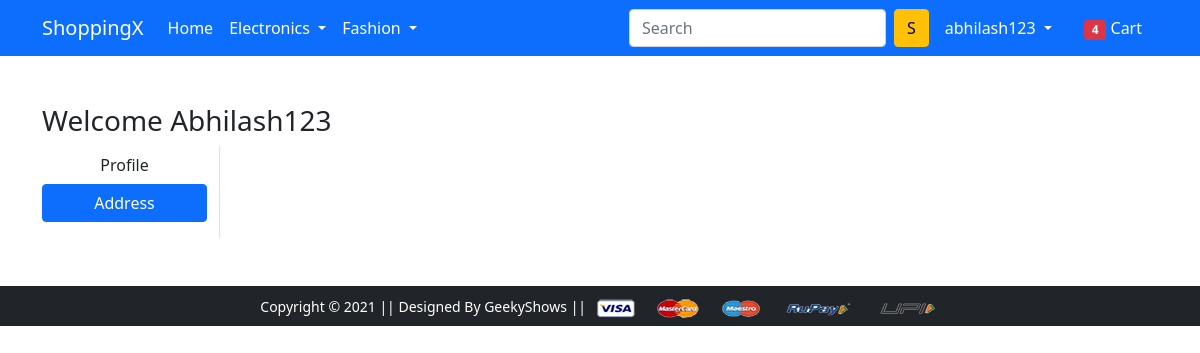
The app's page /address/ (signed in), older data.
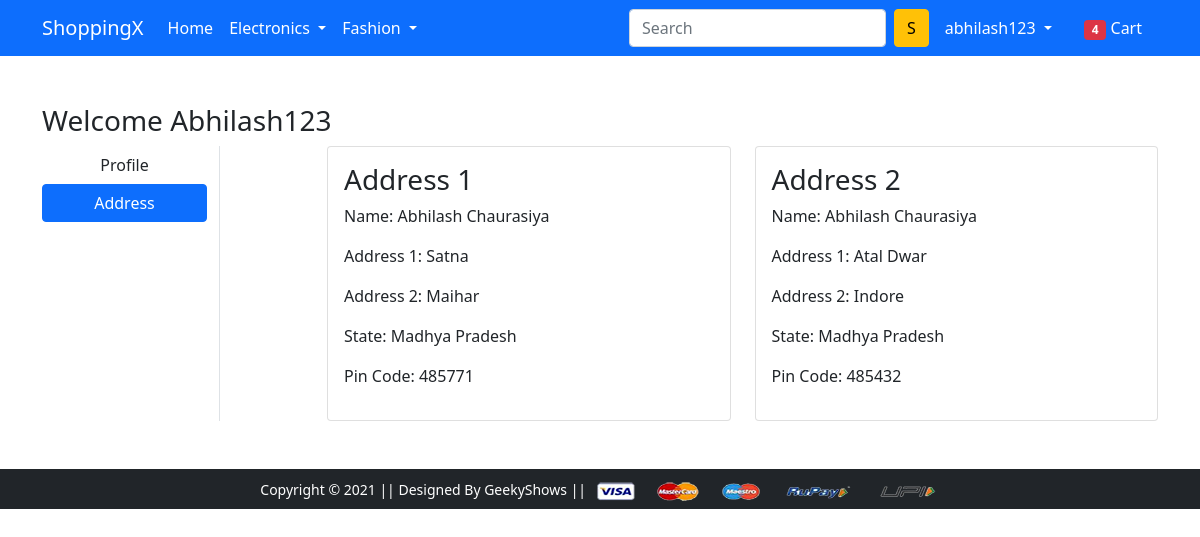
The same page, newer data.
### app/models.py (models this page shows, shortened)
class Customer(models.Model):
    user = models.ForeignKey(User, on_delete = models.CASCADE)
    name = models.CharField(max_length = 100)
    locality = models.CharField(max_length = 200)
    city = models.CharField(max_length = 50)
    zipcode = models.IntegerField()
    state = models.CharField(choices = STATE_CHOICES, max_length = 50)

### app/views.py (the view)
# urls.py: path('address/', views.address, name='address'),
@login_required
def address(request):
 add = Customer.objects.filter(user=request.user)
 return render(request, 'app/address.html',{'add':add,'active':'btn-primary'})

### app/templates/app/address.html (shortened to what this page needs)
{% extends 'app/base.html' %}
{% load static %}
{% block main-content %}
<div class="container my-5">
 <div class="row">
 <h3>Welcome {{request.user|capfirst}}</h3>
  <div class="col-sm-2 border-end">
   <ul class="list-unstyled">
    <li class="d-grid"><a href="{% url 'profile' %}" class="btn">Profile</a></li>
    <li class="d-grid"><a href="{% url 'address' %}" class="btn {{active}}">Address</a></li>
   </ul>
  </div>
  <div class="col-sm-9 offset-sm-1">
   <div class="row">
    {% for ad in add %}
    <div class="col-sm-6">
     <div class="card">
      <div class="card-body">
       <h3>Address {{forloop.counter}}</h3>
       <p>Name: {{ad.name}}</p>
       <p>Address 1: {{ad.locality}}</p>
       <p>Address 2: {{ad.city}}</p>
       <p>State: {{ad.state}}</p>
       <p>Pin Code: {{ad.zipcode}}</p>
      </div>
     </div>
    </div>
    {% endfor %}
   </div>
  </div>
 </div>
</div>
{% endblock main-content %}

Row changes from the older to the newer data that the page shows:
added Customer: name "Abhilash Chaurasiya", locality "Satna", city "Maihar", state "Madhya Pradesh", zipcode "485771"
added Customer: name "Abhilash Chaurasiya", locality "Atal Dwar", city "Indore", state "Madhya Pradesh", zipcode "485432"
